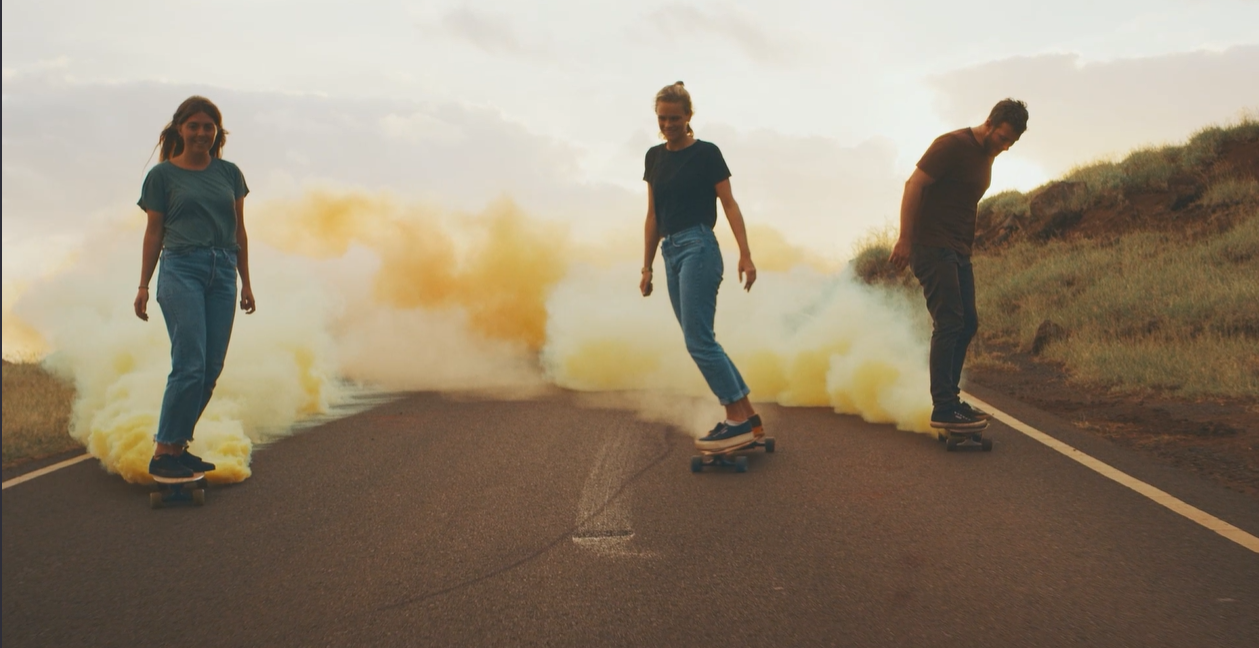
#> input picture Zivspics/Skateboard.png, 1259 x 648 px, found by its file name
$ python part_a_section_a.py
#> lines starting #> are read from the running program, lines starting #| are printed output that depends on the picture
import cv2
import numpy as np
import matplotlib.pyplot as plt
from skimage.metrics import structural_similarity as ssim


# ======== SIMPLE GAUSSIAN NOISE EXPERIMENT ========

# ---------- Basic setup ----------
IMAGE_PATH = r"C:\Users\zivza\Ziv\English\multymedia\Zivspics\Skateboard.png"
SIGMAS = [5, 10, 20, 40, 80]               # Noise std in gray levels (0..255)


# ---------- Utility functions ----------

def load_gray(path):
    """Load image as grayscale float32 in [0,1]."""
    img = cv2.imread(path, cv2.IMREAD_GRAYSCALE)
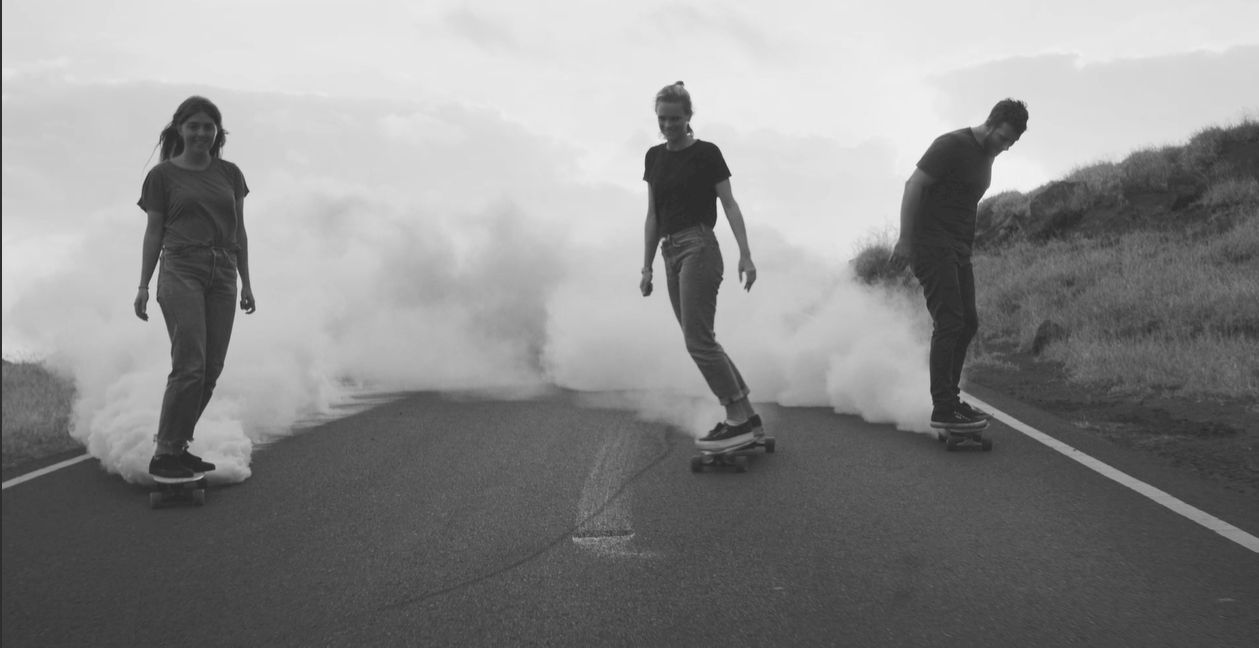
#> img: shape (648, 1259); min 39, max 246, mean 139
    if img is None:
        raise FileNotFoundError(path)
    return img.astype(np.float32) / 255.0


def mse(x, y):
    """Mean squared error."""
    return np.mean((x - y) ** 2)


def psnr(x, y):
    """Peak signal-to-noise ratio in dB (for range [0,1])."""
    m = mse(x, y)
    if m == 0:
        return float("inf")
    return 10 * np.log10(1.0 / m)


def add_gaussian_noise(img, sigma_norm):
    """
    Add zero-mean Gaussian noise.
    sigma_norm is std in [0,1] units (e.g. 5/255, 10/255, ...).
    """
    noise = np.random.normal(0.0, sigma_norm, img.shape).astype(np.float32)
    noisy = img + noise
    noisy = np.clip(noisy, 0.0, 1.0)
    return noisy


# ---------- Main experiment ----------

img = load_gray(IMAGE_PATH)

mse_vals, psnr_vals, ssim_vals = [], [], []

for s in SIGMAS:
    sigma_norm = s / 255.0        # convert from gray levels to [0,1]
    noisy = add_gaussian_noise(img, sigma_norm)

    m = mse(img, noisy)
    p = psnr(img, noisy)
    s = ssim(img, noisy, data_range=1.0)

    mse_vals.append(m)
    psnr_vals.append(p)
    ssim_vals.append(s)
#> this loop made 5 passes
#> p on passes 1 to 5: 34.16, 28.15, 22.25, 16.73, 11.81
#> pass 1, in add_gaussian_noise, `noisy = img + noise`:
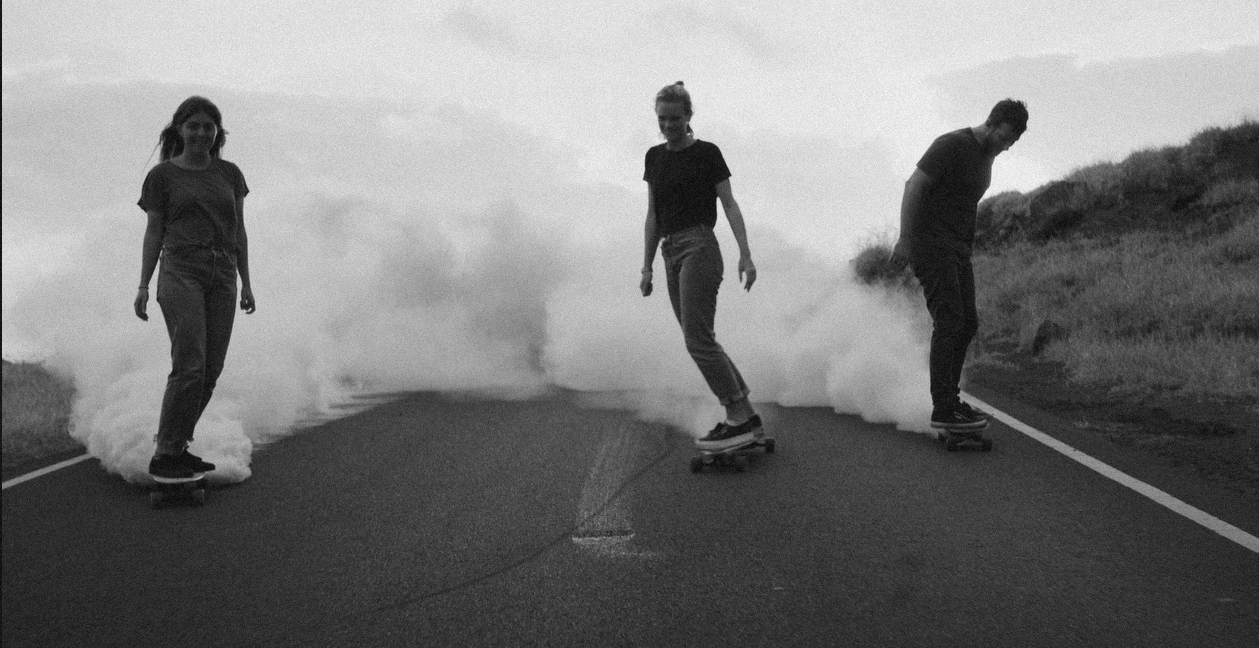
#> noisy: shape (648, 1259) float32; min 0.103, max 1.01, mean 0.545; drawn with min black and max white
#> after the loop, mse_vals = [0.000384, 0.00153, 0.00596, 0.0212, 0.066]; psnr_vals = [34.16, 28.15, 22.25, 16.73, 11.81]; ssim_vals = [0.764, 0.467, 0.206, 0.0819, 0.0324]

# ---------- Plot results ----------

# PSNR vs sigma
plt.figure()
plt.plot(SIGMAS, psnr_vals, 'o-')
plt.xlabel("Sigma (noise std) [gray levels]")
plt.ylabel("PSNR [dB]")
plt.title("PSNR vs Sigma (Gaussian noise)")
plt.grid(True)
plt.show()
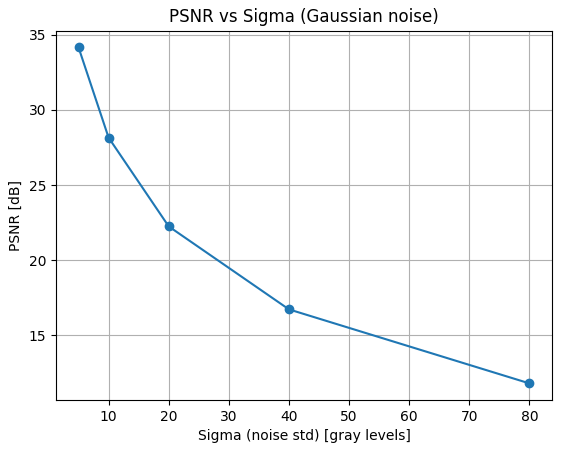
#> figure drawn by matplotlib, 1 panel

# SSIM vs sigma
plt.figure()
plt.plot(SIGMAS, ssim_vals, 'o-')
plt.xlabel("Sigma (noise std) [gray levels]")
plt.ylabel("SSIM")
plt.title("SSIM vs Sigma (Gaussian noise)")
plt.grid(True)
plt.show()
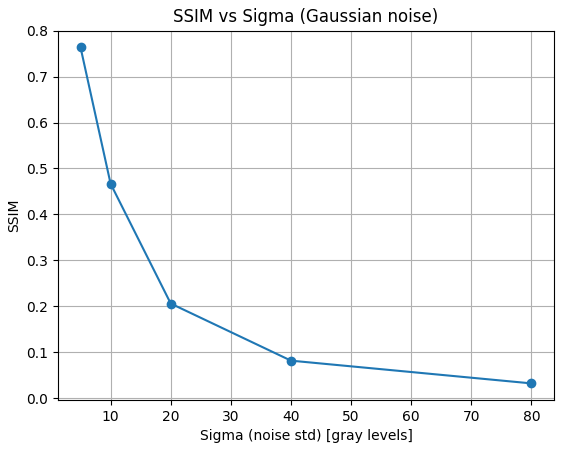
#> figure drawn by matplotlib, 1 panel

# MSE vs sigma
plt.figure()
plt.plot(SIGMAS, mse_vals, 'o-')
plt.xlabel("Sigma (noise std) [gray levels]")
plt.ylabel("MSE")
plt.title("MSE vs Sigma (Gaussian noise)")
plt.grid(True)
plt.show()
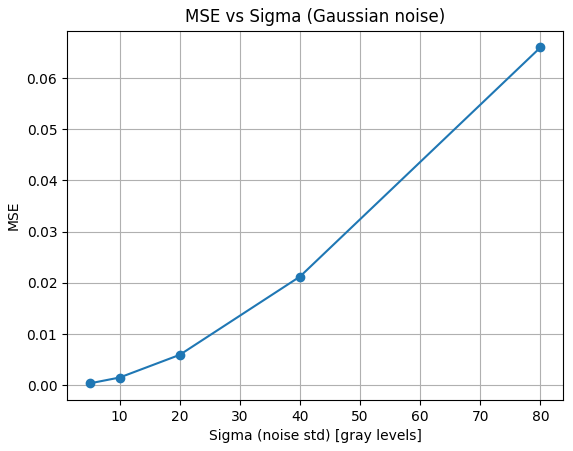
#> figure drawn by matplotlib, 1 panel
